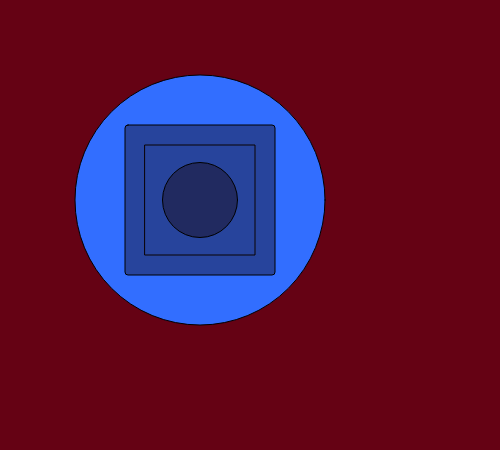
Frame 1 (no input)
Frame 60 (no input): identical to frame 1, image omitted
Frame 120 (the mouse pressed at the canvas centre since frame 60): identical to frame 1, image omitted

The p5.js sketch that drew this single still picture (run headless with seeded random() and noise() and a simulated clock; from frame 60 on, the mouse is pressed at the canvas centre):

// p5.js sketch
// ── sketch.js
function setup() {
  createCanvas(500, 450);
}

function draw() {
  background(101,2,20);

  // gambar lingkaran
  fill(50,110,255);
  ellipse(200, 200, 250, 250);
  rect(145, 145, 110, 110);

  // Gambar Kotak
  fill(25, 5, 5, 100);
  rect(125, 125, 150, 150, 3);
  ellipse(200, 200, 75, 75);
}
